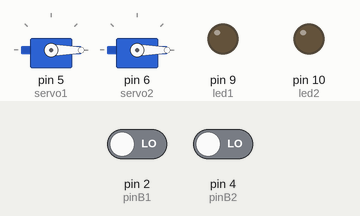
Bench run of a sketch on a simulated Arduino Uno, built with avr-gcc and run on an emulated ATmega328P. On the bench: 2 × servo, output pins drawn as LEDs (lit = HIGH). The inputs (shaded band) are chosen by the test bench; at power-on: pin 2 (pinB1) LOW, pin 4 (pinB2) LOW.

Above: at 1.2 s.
1.3 s: pin 2 (pinB1) driven HIGH
At 2.5 s:
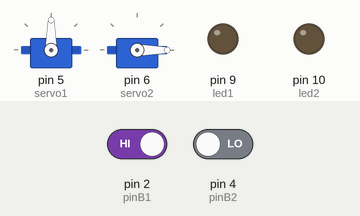
2.8 s: pin 4 (pinB2) driven HIGH
At 3.7 s:
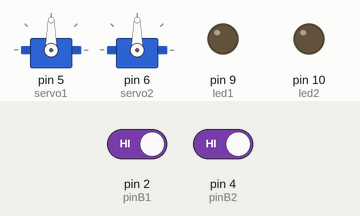
4.3 s: pin 2 (pinB1) driven LOW
At 4.9 s:
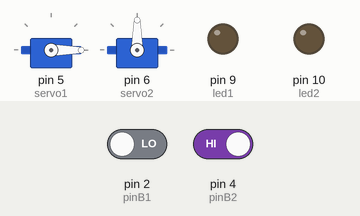
5.8 s: pin 4 (pinB2) driven LOW
At 7.2 s:
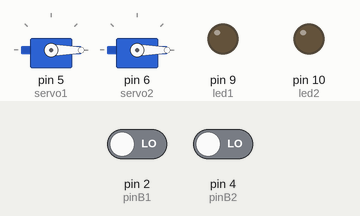
Timing chart, 0 to 8.3 s (numbered marks = the images above; inputs shaded):
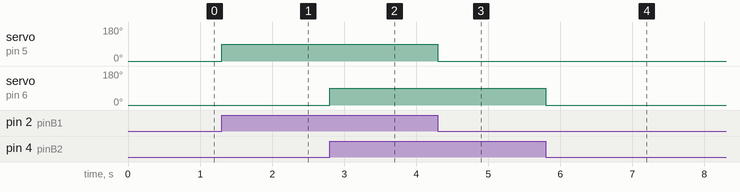

Measured:
- after the input at 1.3 s, servo on pin 5 (servo1): 0° → 90° at once
- after the input at 2.8 s, servo on pin 6 (servo2): 0° → 90° at once
- after the input at 4.3 s, servo on pin 5 (servo1): 90° → 0° at once
- after the input at 5.8 s, servo on pin 6 (servo2): 90° → 0° at once

The sketch:

servos.ino
```cpp
#include <Servo.h>

byte pinB1 = 2;
byte pinB2 = 4;

byte led1 = 9;
byte led2 = 10;

bool estadoB1;
bool estadoB2;

Servo servo1;
Servo servo2;


void setup()
{
  // Inicializar botones
  pinMode(pinB1, INPUT);
  pinMode(pinB2, INPUT);

  // Inicializar LEDS
  pinMode(led1,OUTPUT);
  pinMode(led2,OUTPUT);

  // Inicializar servos
  servo1.attach(5);
  servo2.attach(6);
}


void loop()
{
  estadoB1 = digitalRead(pinB1);
  estadoB2 = digitalRead(pinB2);


  if(estadoB1 == 1)
  {
    servo1.write(90);
  }

  else
  {
    servo1.write(0);

  }


  if(estadoB2 == 1)
  {
    servo2.write(90);

  }
   else
  {
    servo2.write(0);
  }


}
```
